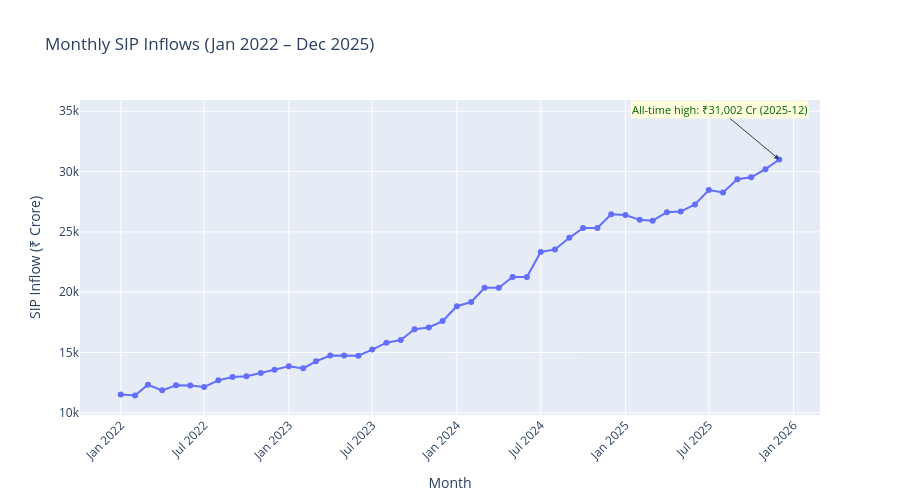

The code cell stored with this chart in its notebook:
### Code cell
fig = px.line(
    sip_inflows,
    x='month',
    y='sip_inflow_crore',
    title='Monthly SIP Inflows (Jan 2022 – Dec 2025)',
    labels={'sip_inflow_crore': 'SIP Inflow (₹ Crore)', 'month': 'Month'},
    markers=True
)

# Annotate the all-time-high Dec 2025 milestone
peak_row = sip_inflows.loc[sip_inflows['sip_inflow_crore'].idxmax()]
fig.add_annotation(
    x=peak_row['month'], y=peak_row['sip_inflow_crore'],
    text=f"All-time high: ₹{peak_row['sip_inflow_crore']:,.0f} Cr ({peak_row['month']})",
    showarrow=True, arrowhead=2, ax=-60, ay=-50,
    font=dict(color="darkgreen", size=11),
    bgcolor="lightyellow"
)

fig.update_layout(height=500, xaxis_tickangle=-45)
fig.show()
fig.write_image(str(REPORTS_DIR / "03_sip_inflow_trend.png"), width=1200, height=600)

### Figure 1 — Plotly figure (JSON) as saved in the notebook; plotly's stock layout.template omitted (floating-point values rounded to 4 significant figures)
{"data": [{"hovertemplate": "Month=%{x}<br>SIP Inflow (₹ Crore)=%{y}<extra></extra>", "legendgroup": "", "line": {"color": "#636efa", "dash": "solid"}, "marker": {"symbol": "circle"}, "mode": "lines+markers", "name": "", "orientation": "v", "showlegend": false, "type": "scatter", "x": ["2022-01", "2022-02", "2022-03", "2022-04", "2022-05", "2022-06", "2022-07", "2022-08", "2022-09", "2022-10", "2022-11", "2022-12", "2023-01", "2023-02", "2023-03", "2023-04", "2023-05", "2023-06", "2023-07", "2023-08", "2023-09", "2023-10", "2023-11", "2023-12", "2024-01", "2024-02", "2024-03", "2024-04", "2024-05", "2024-06", "2024-07", "2024-08", "2024-09", "2024-10", "2024-11", "2024-12", "2025-01", "2025-02", "2025-03", "2025-04", "2025-05", "2025-06", "2025-07", "2025-08", "2025-09", "2025-10", "2025-11", "2025-12"], "xaxis": "x", "y": [11517, 11438, 12328, 11863, 12286, 12276, 12140, 12694, 12976, 13040, 13306, 13573, 13856, 13687, 14276, 14749, 14749, 14734, 15245, 15814, 16042, 16928, 17073, 17610, 18838, 19187, 20371, 20371, 21262, 21262, 23332, 23547, 24509, 25323, 25320, 26459, 26400, 25999, 25926, 26632, 26688, 27274, 28464, 28265, 29361, 29529, 30200, 31002], "yaxis": "y"}], "layout": {"annotations": [{"arrowhead": 2, "ax": -60, "ay": -50, "bgcolor": "lightyellow", "font": {"color": "darkgreen", "size": 11}, "showarrow": true, "text": "All-time high: ₹31,002 Cr (2025-12)", "x": "2025-12", "y": 31002}], "height": 500, "legend": {"tracegroupgap": 0}, "title": {"text": "Monthly SIP Inflows (Jan 2022 – Dec 2025)"}, "xaxis": {"anchor": "y", "domain": [0, 1], "tickangle": -45, "title": {"text": "Month"}}, "yaxis": {"anchor": "x", "domain": [0, 1], "title": {"text": "SIP Inflow (₹ Crore)"}}}}
